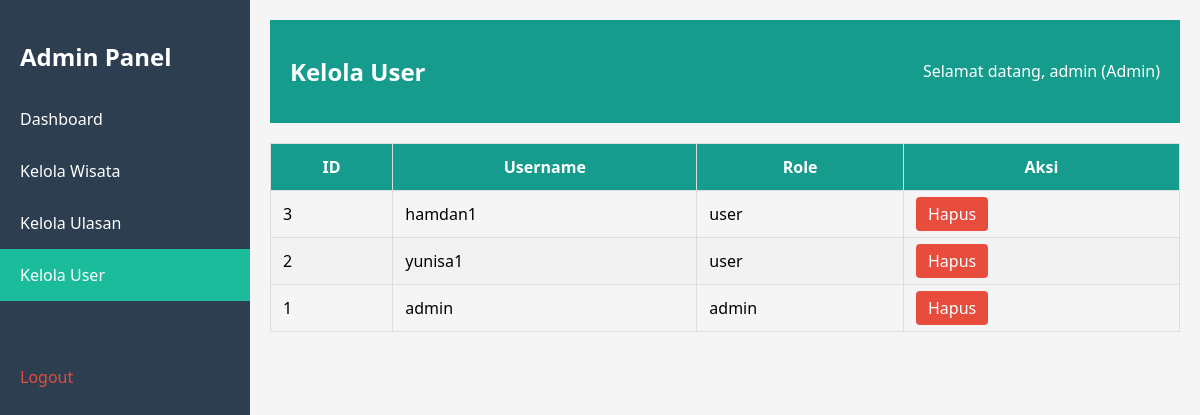
/admin/manage_users.php (signed in), run on the app's committed database.
### tables this page shows
CREATE TABLE `users` (
  `id` int(11) NOT NULL,
  `username` varchar(250) NOT NULL,
  `password` varchar(255) NOT NULL,
  `role` enum('admin','user') NOT NULL DEFAULT 'user'
);

### admin/manage_users.php (the view, shortened to what this page needs)
<?php
include '../db.php';
$queryUsers = "SELECT * FROM users ORDER BY id DESC";
$resultUsers = mysqli_query($conn, $queryUsers);
?>
<!DOCTYPE html>
<html>
<head>
</head>
<body>
    <div class="sidebar">
        <h2 style="padding: 0 20px;">Admin Panel</h2>
        <a href="dashboard.php">Dashboard</a>
        <a href="manage_wisata.php">Kelola Wisata</a>
        <a href="manage_ulasan.php">Kelola Ulasan</a>
        <a href="manage_users.php" class="active">Kelola User</a>
        <a href="../logout.php" style="margin-top: 50px; color: #e74c3c;">Logout</a>
    </div>
    <div class="main-content">
        <div class="header">
            <h2>Kelola User</h2>
            <div>Selamat datang, <?= htmlspecialchars($_SESSION['username']) ?> (Admin)</div>
        </div>
        <table>
            <thead>
                <tr>
                    <th>ID</th>
                    <th>Username</th>
                    <th>Role</th>
                    <th>Aksi</th>
                </tr>
            </thead>
            <tbody>
                <?php while ($user = mysqli_fetch_assoc($resultUsers)): ?>
                    <tr>
                        <td><?= $user['id'] ?></td>
                        <td><?= htmlspecialchars($user['username']) ?></td>
                        <td><?= htmlspecialchars($user['role']) ?></td>
                        <td>
                            <a href="delete_user.php?id=<?= $user['id'] ?>" class="action-btn delete-btn" onclick="return confirm('Yakin ingin menghapus user ini?')">Hapus</a>
                        </td>
                    </tr>
                <?php endwhile; ?>
            </tbody>
        </table>
    </div>
</body>
</html>

### admin/manage_users.php (style rules this page uses)
body { font-family: 'Segoe UI', sans-serif; margin: 0; padding: 0; background-color: #f5f5f5; }
.sidebar { width: 250px; background-color: #2c3e50; color: white; position: fixed; height: 100%; padding-top: 20px; }
.sidebar a { display: block; color: white; padding: 15px 20px; text-decoration: none; transition: 0.3s; }
.sidebar a:hover, .sidebar a.active { background-color: #1abc9c; }
.main-content { margin-left: 250px; padding: 20px; }
.header { background-color: #159c8c; color: white; padding: 15px 20px; display: flex; justify-content: space-between; align-items: center; }
table { width: 100%; border-collapse: collapse; margin-top: 20px; }
th, td { padding: 12px; border: 1px solid #ddd; }
th { background-color: #159c8c; color: white; }
tr:nth-child(even) { background-color: #f2f2f2; }
.action-btn { padding: 6px 12px; border-radius: 4px; text-decoration: none; color: white; }
.delete-btn { background-color: #e74c3c; }

### data on the page
users: id "3", username "hamdan1", role "user"
users: id "2", username "yunisa1", role "user"
users: id "1", username "admin", role "admin"

### other printed values
$_SESSION['username'] "admin"
